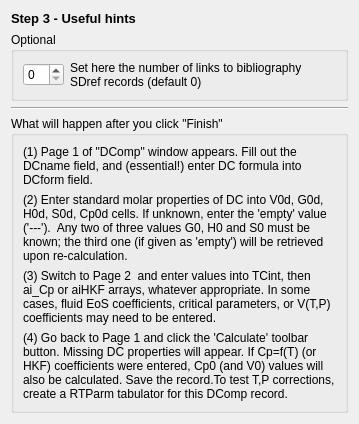
                    <widget class="QWidget" name="page_4">
                        <layout class="QVBoxLayout" name="verticalLayout">
                            <item>
                                <widget class="QLabel" name="label_3">
                                    <property name="sizePolicy">
                                        <sizepolicy hsizetype="Preferred" vsizetype="Fixed">
                                            <horstretch>0</horstretch>
                                            <verstretch>0</verstretch>
                                        </sizepolicy>
                                    </property>
                                    <property name="font">
                                        <font>
                                            <pointsize>10</pointsize>
                                            <bold>true</bold>
                                        </font>
                                    </property>
                                    <property name="text">
                                        <string>Step 3 - Useful hints</string>
                                    </property>
                                </widget>
                            </item>
                            <item>
                                <widget class="QGroupBox" name="groupBox_5">
                                    <property name="sizePolicy">
                                        <sizepolicy hsizetype="Preferred" vsizetype="Minimum">
                                            <horstretch>0</horstretch>
                                            <verstretch>0</verstretch>
                                        </sizepolicy>
                                    </property>
                                    <property name="title">
                                        <string>Optional</string>
                                    </property>
                                    <layout class="QHBoxLayout" name="horizontalLayout">
                                        <item>
                                            <widget class="QSpinBox" name="spinBoxSDrefLnk">
                                                <property name="sizePolicy">
                                                    <sizepolicy hsizetype="Fixed" vsizetype="Fixed">
                                                        <horstretch>0</horstretch>
                                                        <verstretch>0</verstretch>
                                                    </sizepolicy>
                                                </property>
                                            </widget>
                                        </item>
                                        <item>
                                            <widget class="QLabel" name="textLabel5">
                                                <property name="text">
                                                    <string>Set here the number of links to bibliography SDref records (default 0)</string>
                                                </property>
                                                <property name="alignment">
                                                    <set>Qt::AlignVCenter</set>
                                                </property>
                                                <property name="wordWrap">
                                                    <bool>true</bool>
                                                </property>
                                            </widget>
                                        </item>
                                    </layout>
                                </widget>
                            </item>
                            <item>
                                <widget class="Line" name="line_4">
                                    <property name="orientation">
                                        <enum>Qt::Horizontal</enum>
                                    </property>
                                </widget>
                            </item>
                            <item>
                                <widget class="QGroupBox" name="groupBox_6">
                                    <property name="title">
                                        <string>What will happen after you click &quot;Finish&quot;</string>
                                    </property>
                                    <layout class="QGridLayout">
                                        <item row="0" column="0">
                                            <widget class="QLabel" name="textLabel13">
                                                <property name="text">
                                                    <string>(1) Page 1 of &quot;DComp&quot; window appears. Fill out the DCname field, and (essential!) enter DC formula into DCform field.</string>
                                                </property>
                                                <property name="alignment">
                                                    <set>Qt::AlignVCenter</set>
                                                </property>
                                                <property name="wordWrap">
                                                    <bool>true</bool>
                                                </property>
                                            </widget>
                                        </item>
                                        <item row="1" column="0">
                                            <widget class="QLabel" name="textLabel12">
                                                <property name="text">
                                                    <string>(2) Enter standard molar properties of DC into V0d, G0d, H0d, S0d, Cp0d cells. If unknown, enter the 'empty' value ('---').  Any two of three values G0, H0 and S0 must be known; the third one (if given as 'empty') will be retrieved upon re-calculation. </string>
                                                </property>
                                                <property name="alignment">
                                                    <set>Qt::AlignVCenter</set>
                                                </property>
                                                <property name="wordWrap">
                                                    <bool>true</bool>
                                                </property>
                                            </widget>
                                        </item>
                                        <item row="2" column="0">
                                            <widget class="QLabel" name="textLabel14">
                                                <property name="text">
                                                    <string>(3) Switch to Page 2  and enter values into TCint, then ai_Cp or aiHKF arrays, whatever appropriate. In some cases, fluid EoS coefficients, critical parameters, or V(T,P) coefficients may need to be entered.</string>
                                                </property>
                                                <property name="alignment">
                                                    <set>Qt::AlignVCenter</set>
                                                </property>
                                                <property name="wordWrap">
                                                    <bool>true</bool>
                                                </property>
                                            </widget>
                                        </item>
                                        <item row="3" column="0">
                                            <widget class="QLabel" name="textLabel15">
                                                <property name="text">
                                                    <string>(4) Go back to Page 1 and click the 'Calculate' toolbar button. Missing DC properties will appear. If Cp=f(T) (or HKF) coefficients were entered, Cp0 (and V0) values will also be calculated. Save the record.To test T,P corrections, create a RTParm tabulator for this DComp record.</string>
                                                </property>
                                                <property name="alignment">
                                                    <set>Qt::AlignVCenter</set>
                                                </property>
                                                <property name="wordWrap">
                                                    <bool>true</bool>
                                                </property>
                                            </widget>
                                        </item>
                                    </layout>
                                </widget>
                            </item>
                        </layout>
                    </widget>
